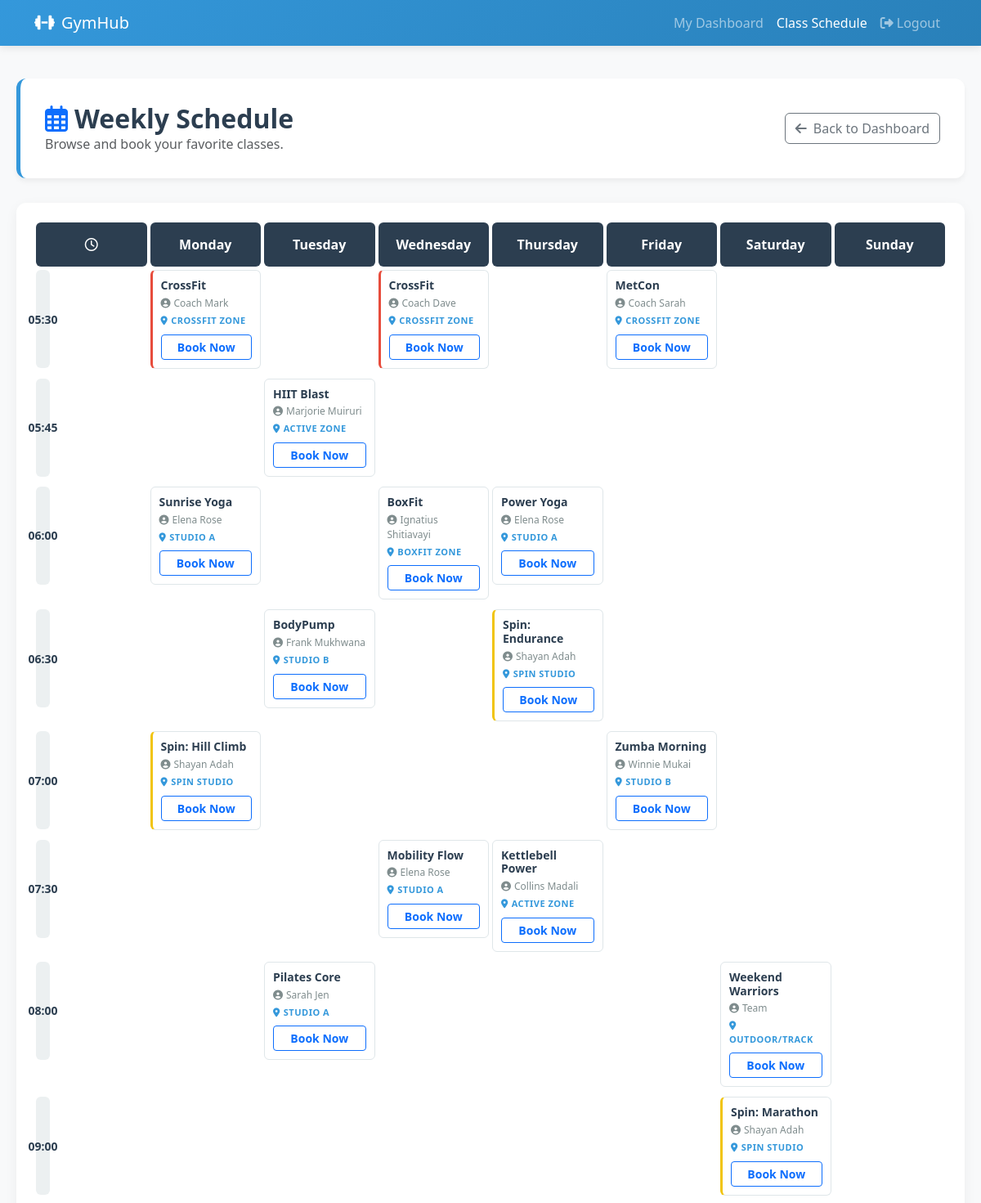
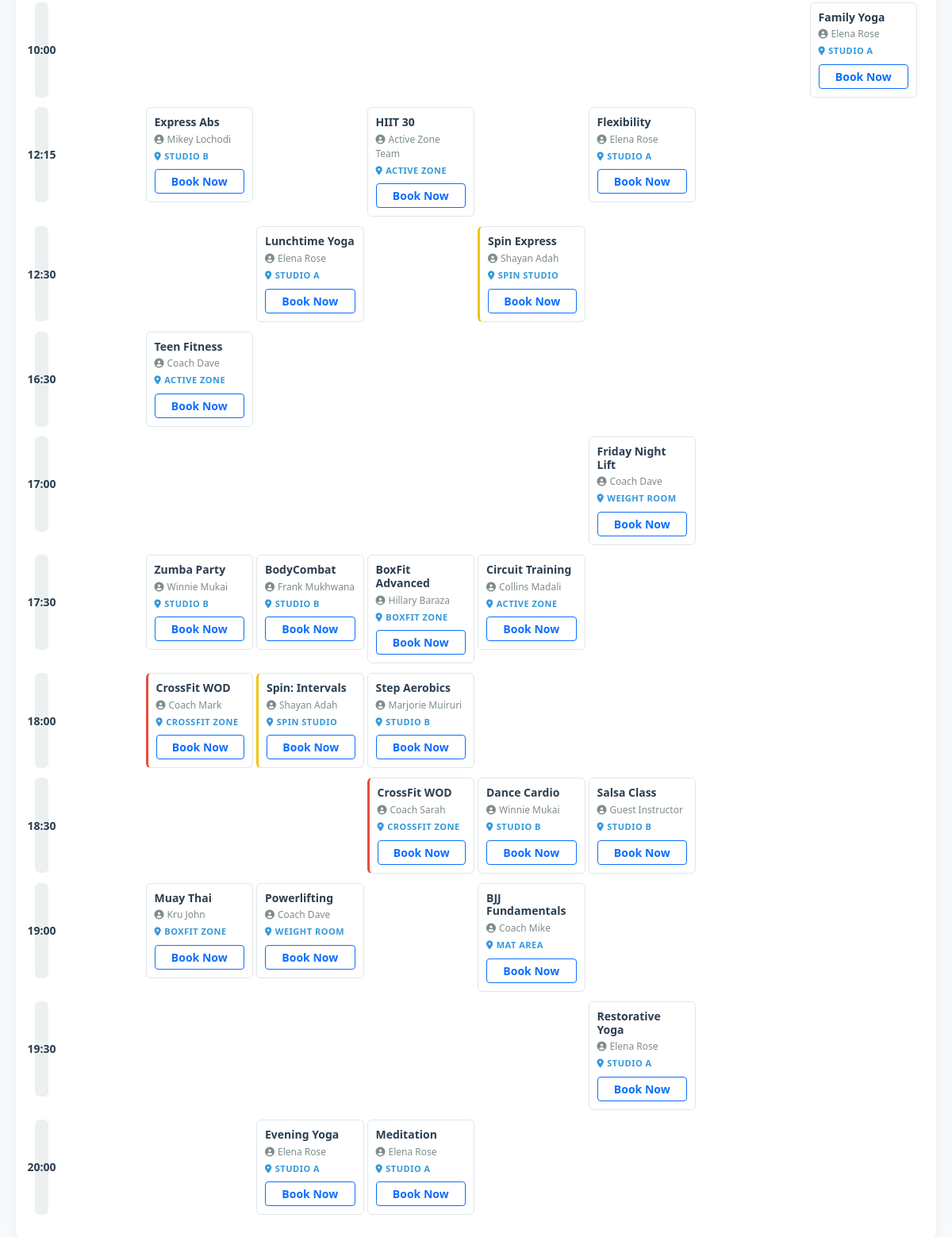
Screenshot of /schedule (signed in) with the database file from the repository (2 pictures, top to bottom).
### tables this page shows
CREATE TABLE gym_classes (
                class_id INTEGER PRIMARY KEY AUTOINCREMENT,
                class_name VARCHAR(100) NOT NULL,
                instructor_name VARCHAR(100),
                day_of_week TEXT NOT NULL,
                start_time TIME NOT NULL,
                end_time TIME NOT NULL,
                location VARCHAR(100),
                capacity INTEGER DEFAULT 20,
                created_at TIMESTAMP DEFAULT CURRENT_TIMESTAMP
            );

### app.py (the view)
@app.route("/schedule")
def schedule():
    if 'user_email' not in session or session.get('user_type') != 'member':
        return redirect(url_for('login'))
    user_email = session['user_email']
    member = get_member_by_email(user_email)
    raw_schedule = get_gym_schedule()
    classes_by_time = {}
    days = ['Monday', 'Tuesday', 'Wednesday', 'Thursday', 'Friday', 'Saturday', 'Sunday']
    times = sorted(list(set([c['start_time'] for c in raw_schedule])))
    for t in times:
         classes_by_time[t] = { d: [] for d in days } # Initialize with empty lists
    for c in raw_schedule:
        t = c['start_time']
        d = c['day_of_week']
        if t in classes_by_time and d in classes_by_time[t]:
             classes_by_time[t][d].append(c) # Append to list instead of overwriting
    my_bookings = get_member_bookings(member['member_id'])
    return render_template('schedule.html',
                         member=member,
                         schedule=classes_by_time,
                         times=times,
                         days=days,
                         my_bookings=my_bookings)

### database.py (called while the page is built)
def get_db_connection():
    try:
        conn = sqlite3.connect('gym.db')
        conn.row_factory = sqlite3.Row
        return conn
    except sqlite3.Error as e:
        logger.error(f"Database connection error: {e}")
        return None

def close_db_connection(conn):
    try:
        if conn:
            conn.close()
    except sqlite3.Error as e:
        logger.error(f"Error closing database: {e}")

def get_gym_schedule():
    conn = get_db_connection()
    if not conn: return []
    try:
         classes = conn.execute("SELECT * FROM gym_classes ORDER BY start_time, day_of_week").fetchall()
         return [dict(c) for c in classes]
    finally:
        close_db_connection(conn)

def get_member_bookings(member_id):
    conn = get_db_connection()
    if not conn: return []
    try:
        rows = conn.execute("SELECT class_id FROM class_bookings WHERE member_id=? AND status='Confirmed'", (member_id,)).fetchall()
        return [r['class_id'] for r in rows]
    finally:
         close_db_connection(conn)

def get_member_by_email(email):
    conn = get_db_connection()
    if not conn: return None
    try:
        query = '''
            SELECT m.*,
                   p.plan_name, p.price as plan_price, p.duration_months,
                   t.first_name as trainer_first_name, t.last_name as trainer_last_name,
                   t.specialization as trainer_specialization, t.phone as trainer_phone,
                   t.email as trainer_email, t.bio as trainer_bio
            FROM members m
            LEFT JOIN plans p ON m.plan_id = p.plan_id
            LEFT JOIN trainers t ON m.trainer_id = t.trainer_id
            WHERE m.email = ?
        '''
        member = conn.execute(query, (email,)).fetchone()
        return dict(member) if member else None
    finally:
        close_db_connection(conn)

### templates/schedule.html (shortened to what this page needs)
<!DOCTYPE html>
<html lang="en">
<head>
    <link href="https://cdn.jsdelivr.net/npm/bootstrap@5.3.0/dist/css/bootstrap.min.css" rel="stylesheet">
    <link rel="stylesheet" href="https://cdnjs.cloudflare.com/ajax/libs/font-awesome/6.4.0/css/all.min.css">
</head>
<body>
    <nav class="navbar navbar-expand-lg navbar-dark navbar-custom">
        <div class="container">
            <a class="navbar-brand" href="{{ url_for('member_dashboard') }}"><i class="fas fa-dumbbell me-2"></i>GymHub</a>
            <div class="collapse navbar-collapse" id="navbarNav">
                <ul class="navbar-nav ms-auto">
                    <li class="nav-item"><a class="nav-link" href="{{ url_for('member_dashboard') }}">My Dashboard</a></li>
                    <li class="nav-item"><a class="nav-link active" href="{{ url_for('schedule') }}">Class Schedule</a></li>
                    <li class="nav-item"><a class="nav-link" href="{{ url_for('logout') }}"><i class="fas fa-sign-out-alt me-1"></i>Logout</a></li>
                </ul>
            </div>
        </div>
    </nav>
    <div class="schedule-container">
        <div class="page-header">
            <div>
                <h2 class="page-title"><i class="far fa-calendar-alt me-2 text-primary"></i>Weekly Schedule</h2>
                <p class="text-muted mb-0">Browse and book your favorite classes.</p>
            </div>
            <div>
                <a href="{{ url_for('member_dashboard') }}" class="btn btn-outline-secondary"><i class="fas fa-arrow-left me-2"></i>Back to Dashboard</a>
            </div>
        </div>
        <div class="schedule-table-wrapper">
            <table class="table-schedule">
                <thead>
                    <tr>
                        <th style="width: 80px;"><i class="far fa-clock"></i></th>
                        {% for day in days %}
                        <th>{{ day }}</th>
                        {% endfor %}
                    </tr>
                </thead>
                <tbody>
                    {% for time in times %}
                    <tr>
                        <td class="time-slot">{{ time }}</td>
                        {% for day in days %}
                        <td>
                            {% for class_obj in schedule[time][day] %}
                            <div class="class-card mb-2 {% if 'CrossFit' in class_obj['class_name'] %}crossfit{% elif 'Spin' in class_obj['class_name'] %}spin{% endif %}">
                                <div>
                                    <div class="class-name">{{ class_obj['class_name'] }}</div>
                                    <div class="class-instructor"><i class="fas fa-user-circle me-1"></i>{{ class_obj['instructor_name'] }}</div>
                                    <div class="class-location"><i class="fas fa-map-marker-alt me-1"></i>{{ class_obj['location'] }}</div>
                                </div>
                                <div class="class-action">
                                    <button
                                        onclick="toggleBooking({{ class_obj['class_id'] }}, this)"
                                        class="btn btn-sm w-100 fw-bold
                                        {% if class_obj['class_id'] in my_bookings %}btn-success{% else %}btn-outline-primary{% endif %}"
                                    >
                                        {% if class_obj['class_id'] in my_bookings %}
                                            <i class="fas fa-check me-1"></i>Booked
                                        {% else %}
                                            Book Now
                                        {% endif %}
                                    </button>
                                </div>
                            </div>
                            {% endfor %}
                        </td>
                        {% endfor %}
                    </tr>
                    {% endfor %}
                </tbody>
            </table>
        </div>
    </div>
</body>
</html>

### templates/schedule.html (style rules this page uses)
:root { --primary: #3498db; --success: #27ae60; --warning: #f39c12; --danger: #e74c3c; --dark: #2c3e50; }
body { background-color: #f8f9fa; font-family: 'Segoe UI', Tahoma, Geneva, Verdana, sans-serif; }
.navbar-custom { background: linear-gradient(135deg, var(--primary) 0%, #2980b9 100%); box-shadow: 0 2px 10px rgba(0,0,0,0.1); }
.schedule-container { padding: 40px 20px; max-width: 1400px; margin: 0 auto; }
.page-header { background: white; padding: 30px; border-radius: 12px; margin-bottom: 30px; box-shadow: 0 4px 6px rgba(0,0,0,0.05); border-left: 5px solid var(--primary); display: flex; justify-content: space-between; align-items: center; }
.page-title { margin: 0; color: var(--dark); font-weight: 700; }
.schedule-table-wrapper { background: white; border-radius: 12px; padding: 20px; box-shadow: 0 4px 15px rgba(0,0,0,0.05); overflow-x: auto; }
.table-schedule { width: 100%; border-collapse: separate; border-spacing: 4px; min-width: 1000px; }
.table-schedule th { text-align: center; padding: 15px; background: var(--dark); color: white; border-radius: 6px; font-weight: 600; width: 12.5%; }
.table-schedule td { vertical-align: top; padding: 0; min-height: 120px; width: 12.5%; }
.time-slot { background: #ecf0f1; color: var(--dark); font-weight: bold; display: flex; align-items: center; justify-content: center; min-height: 120px; border-radius: 6px; padding: 10px; text-align: center; font-size: 14px; }
.class-card { background: white; border: 1px solid #dfe6e9; border-radius: 6px; padding: 10px; min-height: 110px; transition: all 0.2s; display: flex; flex-direction: column; justify-content: space-between; overflow: hidden; position: relative; }
.class-name { font-weight: 700; color: var(--dark); font-size: 14px; margin-bottom: 4px; line-height: 1.2; }
.class-instructor { font-size: 12px; color: #7f8c8d; margin-bottom: 4px; }
.class-location { font-size: 11px; color: var(--primary); font-weight: 600; text-transform: uppercase; letter-spacing: 0.5px; }
.class-action { margin-top: 8px; }
.class-card.crossfit { border-left: 3px solid #e74c3c; }
.class-card.spin { border-left: 3px solid #f1c40f; }

### rows the page displays
gym_classes: start_time "05:30", class_name "MetCon", instructor_name "Coach Sarah", location "CROSSFIT ZONE", shows "Book Now"
gym_classes: class_name "CrossFit", instructor_name "Coach Mark", location "CROSSFIT ZONE", shows "Book Now"
gym_classes: class_name "CrossFit", instructor_name "Coach Dave", location "CROSSFIT ZONE", shows "Book Now"
gym_classes: start_time "05:45", class_name "HIIT Blast", instructor_name "Marjorie Muiruri", location "ACTIVE ZONE", shows "Book Now"
gym_classes: start_time "06:00", class_name "Sunrise Yoga", instructor_name "Elena Rose", location "STUDIO A", shows "Book Now"
gym_classes: class_name "BoxFit", instructor_name "Ignatius Shitiavayi", location "BOXFIT ZONE", shows "Book Now"
gym_classes: class_name "Power Yoga", instructor_name "Elena Rose", location "STUDIO A", shows "Book Now"
gym_classes: start_time "06:30", class_name "Spin: Endurance", instructor_name "Shayan Adah", location "SPIN STUDIO", shows "Book Now"
gym_classes: class_name "BodyPump", instructor_name "Frank Mukhwana", location "STUDIO B", shows "Book Now"
gym_classes: start_time "07:00", class_name "Zumba Morning", instructor_name "Winnie Mukai", location "STUDIO B", shows "Book Now"
gym_classes: class_name "Spin: Hill Climb", instructor_name "Shayan Adah", location "SPIN STUDIO", shows "Book Now"
gym_classes: start_time "07:30", class_name "Kettlebell Power", instructor_name "Collins Madali", location "ACTIVE ZONE", shows "Book Now"
gym_classes: class_name "Mobility Flow", instructor_name "Elena Rose", location "STUDIO A", shows "Book Now"
gym_classes: start_time "08:00", class_name "Weekend Warriors", instructor_name "Team", location "OUTDOOR/TRACK", shows "Book Now"
gym_classes: class_name "Pilates Core", instructor_name "Sarah Jen", location "STUDIO A", shows "Book Now"
gym_classes: start_time "09:00", class_name "Spin: Marathon", instructor_name "Shayan Adah", location "SPIN STUDIO", shows "Book Now"
gym_classes: start_time "10:00", class_name "Family Yoga", instructor_name "Elena Rose", location "STUDIO A", shows "Book Now"
gym_classes: start_time "12:15", class_name "Flexibility", instructor_name "Elena Rose", location "STUDIO A", shows "Book Now"
gym_classes: class_name "Express Abs", instructor_name "Mikey Lochodi", location "STUDIO B", shows "Book Now"
gym_classes: class_name "HIIT 30", instructor_name "Active Zone Team", location "ACTIVE ZONE", shows "Book Now"
gym_classes: start_time "12:30", class_name "Spin Express", instructor_name "Shayan Adah", location "SPIN STUDIO", shows "Book Now"
gym_classes: class_name "Lunchtime Yoga", instructor_name "Elena Rose", location "STUDIO A", shows "Book Now"
gym_classes: start_time "16:30", class_name "Teen Fitness", instructor_name "Coach Dave", location "ACTIVE ZONE", shows "Book Now"
gym_classes: start_time "17:00", class_name "Friday Night Lift", instructor_name "Coach Dave", location "WEIGHT ROOM", shows "Book Now"
gym_classes: start_time "17:30", class_name "Zumba Party", instructor_name "Winnie Mukai", location "STUDIO B", shows "Book Now"
gym_classes: class_name "BodyCombat", instructor_name "Frank Mukhwana", location "STUDIO B", shows "Book Now"
gym_classes: class_name "BoxFit Advanced", instructor_name "Hillary Baraza", location "BOXFIT ZONE", shows "Book Now"
gym_classes: class_name "Circuit Training", instructor_name "Collins Madali", location "ACTIVE ZONE", shows "Book Now"
gym_classes: start_time "18:00", class_name "CrossFit WOD", instructor_name "Coach Mark", location "CROSSFIT ZONE", shows "Book Now"
gym_classes: class_name "Spin: Intervals", instructor_name "Shayan Adah", location "SPIN STUDIO", shows "Book Now"
gym_classes: class_name "Step Aerobics", instructor_name "Marjorie Muiruri", location "STUDIO B", shows "Book Now"
gym_classes: start_time "18:30", class_name "Salsa Class", instructor_name "Guest Instructor", location "STUDIO B", shows "Book Now"
gym_classes: class_name "CrossFit WOD", instructor_name "Coach Sarah", location "CROSSFIT ZONE", shows "Book Now"
gym_classes: class_name "Dance Cardio", instructor_name "Winnie Mukai", location "STUDIO B", shows "Book Now"
gym_classes: start_time "19:00", class_name "Muay Thai", instructor_name "Kru John", location "BOXFIT ZONE", shows "Book Now"
gym_classes: class_name "Powerlifting", instructor_name "Coach Dave", location "WEIGHT ROOM", shows "Book Now"
gym_classes: class_name "BJJ Fundamentals", instructor_name "Coach Mike", location "MAT AREA", shows "Book Now"
gym_classes: start_time "19:30", class_name "Restorative Yoga", instructor_name "Elena Rose", location "STUDIO A", shows "Book Now"
gym_classes: start_time "20:00", class_name "Evening Yoga", instructor_name "Elena Rose", location "STUDIO A", shows "Book Now"
gym_classes: class_name "Meditation", instructor_name "Elena Rose", location "STUDIO A", shows "Book Now"

### other values shown
{{ day }} "Monday" "Tuesday" "Wednesday" "Thursday" "Friday" "Saturday" "Sunday"
